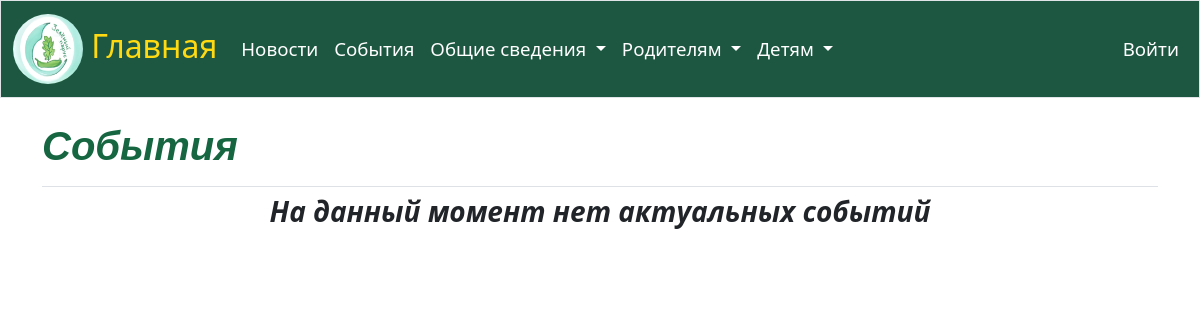
/events/, run on an earlier commit of the app's database.
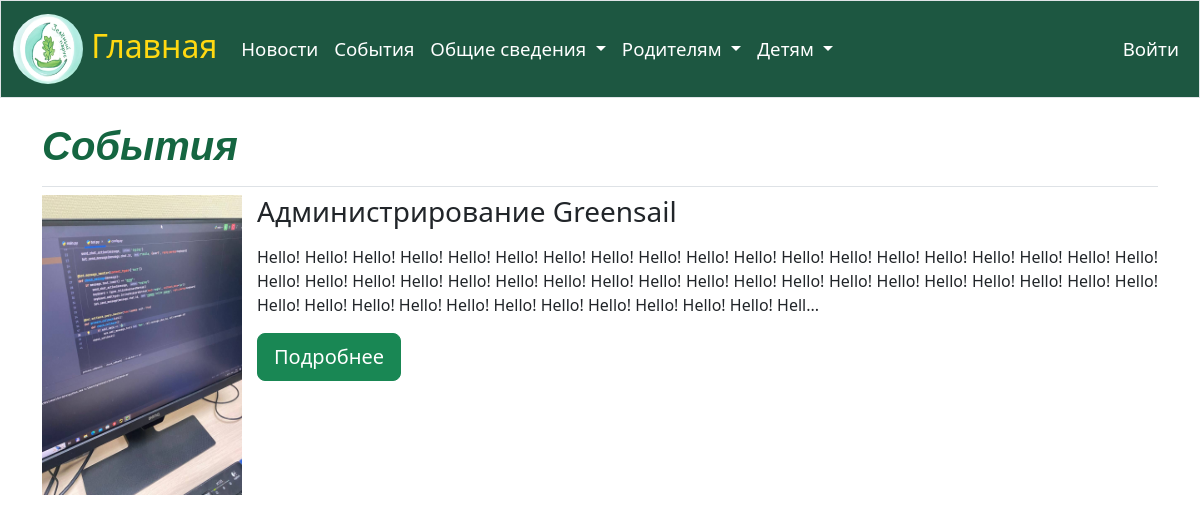
And on a later commit of the database.
### main/models.py (models this page shows)
class Event(models.Model):
    title = models.CharField(max_length=250, verbose_name='Название')
    image = models.ImageField(upload_to='media/events', verbose_name='Фото')
    is_event = models.BooleanField(verbose_name='Является событием')
    text = models.TextField(null=True, blank=True, verbose_name='Текст, если является событием')
    link = models.CharField(max_length=300, verbose_name='Ссылка "подробнее"')
    class Meta:
        verbose_name = 'Событие'
        verbose_name_plural = 'События'
    def __str__(self):
        return self.title

### main/views.py (the view)
# urls.py: path('events/', views.events, name='events'),
def events(request):
    all_events = Event.objects.filter(is_event=True)
    context = {'events': all_events}
    return render(request, 'main/events.html', context)

### main/templates/main/events.html (shortened to what this page needs)
{% extends 'main/base.html' %}
{% load static %}
{% block page_header %}
    <h1>События</h1>
{% endblock %}
{% block content %}
    <ul class="ev">
        {% for event in events %}
            <li>
                <div class="event">
                    <img src="{{event.image.url}}" alt="{{event}}" style="float: left; width: 200px; height: 300px;
                           margin-right: 15px">
                    <h3>{{event}}</h3>
                    {% if event.text|length > 350 %}
                        <p>{{event.text|linebreaks|slice:350}}...</p>
                        <a href="{% url 'main:event' event.id %}" class="btn btn-success btn-lg">Подробнее</a>
                    {% else %}
                        <p>{{event.text}}</p>
                    {% endif %}
                </div>
            </li>
        {% empty %}
            <li><h3 style="font-weight: bold; text-align: center; font-style: italic">На данный момент нет актуальных событий</h3></li>
        {% endfor %}
    </ul>
    <link rel="stylesheet" href="{% static 'main/css/events.css' %}">
{% endblock %}

### main/templates/main/base.html (shortened to what this page needs)
{% load django_bootstrap5 %}
{% load static %}
<!doctype html>
<html lang="ru">
<head>
    <link rel="stylesheet" href="{% static 'main/css/base.css' %}">
    {% bootstrap_css %}
</head>
    <body>
        <nav class="navbar navbar-expand-md navbar-dark mb-4 border">
            <div class="container-fluid">
                <a class="navbar-brand" href="{% url 'main:index' %}" style="font-size: 24pt" onmouseover="this.style.color='#90EE90'"
                onmouseout="this.style.color='gold'">
                    <img src="{% static 'main/images/logo/logo.png' %}" alt="logo"
                    class="nav-logo" width="70px" height="70px" style="border-radius: 50%">
                     Главная</a>
                <ul class="navbar-nav mr-auto" style="font-size: 14pt;">
                    <li class="nav-item">
                        <a class="nav-link" href="{% url 'main:news' %}">Новости</a>
                    </li>
                </ul>
                <div class="collapse navbar-collapse" id="navbarSupportedContent">
                    <ul class="navbar-nav mr-auto" style="font-size: 14pt;">
                        <li class="nav-item">
                            <a class="nav-link" href="{% url 'main:events' %}">События</a>
                        </li>
                    </ul>
                    <ul class="navbar-nav me-auto mb-2 mb-lg-0" style="font-size: 14pt">
                        <li class="nav-item dropdown">
                            <a class="nav-link dropdown-toggle" href="#" id="navbarDropdown1" role="button" data-bs-toggle="dropdown" aria-expanded="false">
                                Общие сведения
                            </a>
                        </li>
                        <li class="nav-item dropdown">
                            <a class="nav-link dropdown-toggle" href="#" id="navbarDropdown2" role="button" data-bs-toggle="dropdown" aria-expanded="false">
                                Родителям
                            </a>
                        </li>
                        <li class="nav-item dropdown">
                            <a class="nav-link dropdown-toggle" href="#" id="navbarDropdown3" role="button" data-bs-toggle="dropdown" aria-expanded="false">
                                Детям
                            </a>
                        </li>
                    </ul>
                    <ul class="navbar-nav mr-auto" style="font-size: 14pt">
                        {% if user.is_authenticated %}
                            {% if user.is_superuser %}
                                <span class="navbar-text" style="color: mediumspringgreen;"><strong>Здравствуйте, {{ user.username }}!</strong></span>
                                <li class="nav-item">
                                    <a class="nav-link" href="{% url 'admin:index' %}">Управление</a>
                                </li>
                                <li class="nav-item">
                                    <a class="nav-link" href="{% url 'users:logout' %}">Выйти</a>
                                </li>
                            {% endif %}
                        {% else %}
                            <li class="nav-item">
                                <a class="nav-link" href="{% url 'users:login' %}">Войти</a>
                            </li>
                        {% endif %}
                    </ul>
                </div>
            </div>
        </nav>
        <main role="main" class="container">
            <div class="base">
                <div class="header pb-2 mb-2 border-bottom">
                    {% block page_header %}{% endblock %}
                </div>
                <div class="content">
                    {% block content %}{% endblock %}
                </div>
            </div>
        </main>
    </body>
</html>

### static/main/css/base.css (style rules this page uses)
html { height: 100%; }
.navbar { background-color: #0C4B33; }
.container-fluid .navbar-brand { color: gold; }
main { min-height: calc(100vh - 30px - 18px); }
.pb-2 h1 { color: #156641; font-size: 30pt; font-weight: 600; font-family: 'Nunito', sans-serif; font-style: italic; }
.navbar-brand { font-size: 30pt; }
body { min-height:100%; position: relative; margin: 0; padding-bottom: 15px; }
.navbar { opacity: 0.93; }
.navbar-nav li a { color: white; font-size: 14pt; }
.content { text-align: justify; }

### static/main/css/events.css (style rules this page uses)
.ev { list-style-type: none; padding: 0; }

What changed in the data, as far as the page shows it:
added Event: image (picture), title "Администрирование Greensail", text "Hello! Hello! Hello! Hello! Hello! Hello! Hello! Hello! Hello! Hello! Hello! Hello! Hello! Hello! Hello! Hello! Hello! Hello! Hello! Hello! Hello! Hello! Hello! Hello! Hello! Hello! Hello! Hello! Hello! Hello! Hello! Hello! Hello! Hello! Hello! Hello! Hello! Hello! Hello! Hello! Hello! Hello! Hello! Hello! Hello! Hello! Hello! Hello! Hello! Hell"
Also different on the page:
text no longer shown: "На данный момент нет актуальных событий"
